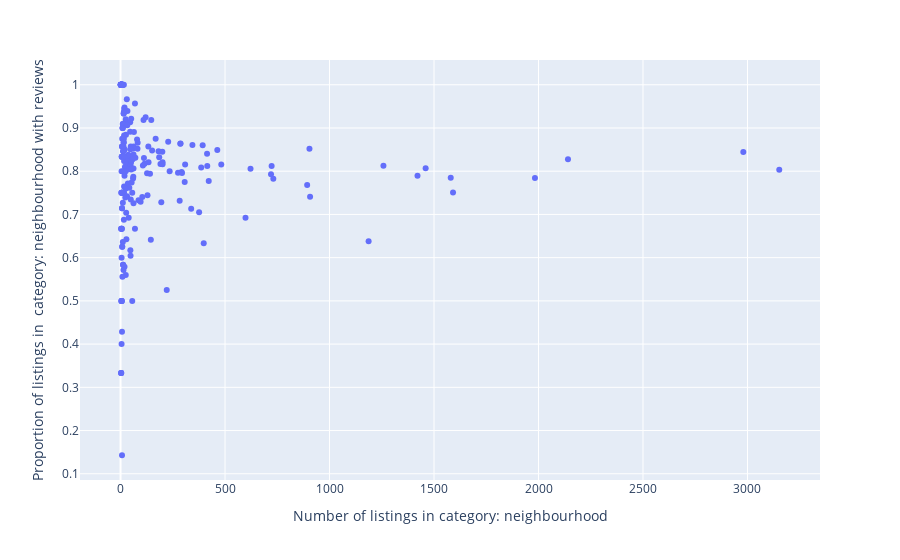

Notebook cell for this chart:
### Code cell
import plotly.express as px

def plot_by_count_and_prop_reviews(df: pd.DataFrame, category: str):
    reviews_by_cat = get_proportion_df(df, category)[[category,'prop_reviews', 'total']].sort_values(by = 'prop_reviews', ascending = False)
    fig = px.scatter(reviews_by_cat, x='total', y = 'prop_reviews',
                    labels = {
                        'total': f'Number of listings in category: {category}',
                        'prop_reviews': f'Proportion of listings in \ncategory: {category} with reviews'
                    }, hover_name = 'neighbourhood')
    fig.show()
    #plt.ylabel(f'Proportion of listings in \ncategory: {category} with reviews')
    #plt.xlabel(f'Number of listings in category: {category}');
    
plot_by_count_and_prop_reviews(train_set, 'neighbourhood')

### Figure 1 — Plotly figure (JSON) as saved in the notebook; plotly's stock layout.template omitted (floating-point values rounded to 4 significant figures; data arrays with more than 128 entries replaced by an {"elided": "..."} marker saying what was removed)
{"data": [{"hovertemplate": "<b>%{hovertext}</b><br><br>Number of listings in category: neighbourhood=%{x}<br>Proportion of listings in \ncategory: neighbourhood with reviews=%{y}<extra></extra>", "hovertext": {"elided": "216 str values"}, "legendgroup": "", "marker": {"color": "#636efa", "symbol": "circle"}, "mode": "markers", "name": "", "orientation": "v", "showlegend": false, "type": "scatter", "x": {"elided": "216 int values"}, "xaxis": "x", "y": {"elided": "216 float values"}, "yaxis": "y"}], "layout": {"legend": {"tracegroupgap": 0}, "margin": {"t": 60}, "xaxis": {"anchor": "y", "domain": [0, 1], "title": {"text": "Number of listings in category: neighbourhood"}}, "yaxis": {"anchor": "x", "domain": [0, 1], "title": {"text": "Proportion of listings in \ncategory: neighbourhood with reviews"}}}}
